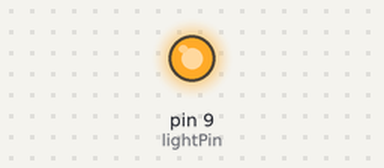
Recording of a sketch running on a simulated Arduino Uno, built with avr-gcc and run on an emulated ATmega328P. Shown: output pins drawn as LEDs (lit = HIGH).

Above: at 0.1 s.
At 60.1 s:
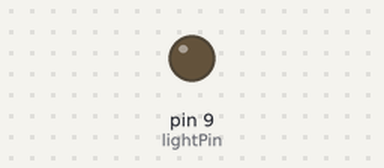
Timing chart, 0 to 121.5 s (numbered marks = the images above):
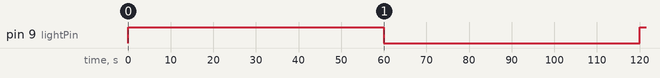

Measured:
- by itself, pin 9 (lightPin): LOW → HIGH at 0.00 s, → LOW 60.0 s later, → HIGH 60.0 s later

The sketch:

Arduino_Lighting.ino
```cpp
int lightPin = 9; // Pin connected to the external light

void setup() {
  pinMode(lightPin, OUTPUT);
}

void loop() {
  digitalWrite(lightPin, HIGH); // Turn on the external light
  delay(60000); // Wait for 10 seconds
  digitalWrite(lightPin, LOW); // Turn off the external light
  delay(60000); // Wait for 10 seconds
}
```
